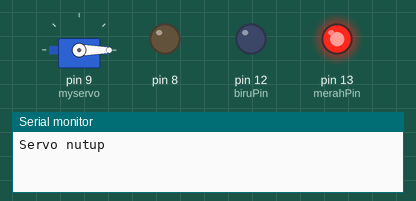
This sketch was run on a simulated Arduino Uno, built with avr-gcc and run on an emulated ATmega328P. Parts: servo, output pins drawn as LEDs (lit = HIGH), the last lines printed to the serial monitor.

Above: at 0.05 s.
At 3.05 s:
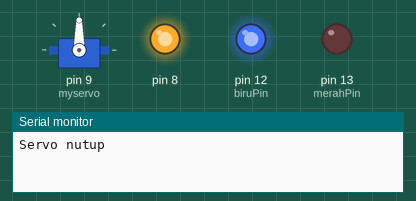
At 6.05 s:
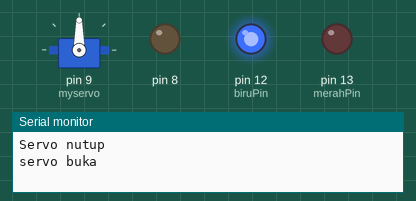
Timing chart, 0 to 7.9 s (numbered marks = the images above):
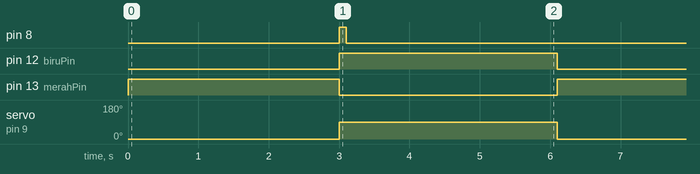

The sketch:

Komunikasi_Servo_dengan_indikator_lampu.ino
```cpp
#include <Servo.h>

const int merahPin = 13;
const int biruPin = 12;
Servo myservo;

void setup() {
  pinMode(merahPin, OUTPUT);
  pinMode(biruPin, OUTPUT);
  pinMode(8, OUTPUT);
  Serial.begin(9600);    // mulai komunikasi serial
  myservo.attach(9);     // sambungkan servo ke pin 9
}

void loop() {
  myservo.write(0);
  digitalWrite(merahPin, HIGH);
  Serial.println("Servo nutup");
  delay(3000);
  digitalWrite(merahPin, LOW);

  myservo.write(90);
  digitalWrite(biruPin, HIGH);
  digitalWrite(8, HIGH);
  delay(100);
  digitalWrite(8, LOW);
  Serial.println("servo buka");
  delay(3000);
  digitalWrite(biruPin, LOW);

}
```

Measured:
- by itself, pin 8: alternates HIGH for 0.10 s and LOW for 6.0 s
- by itself, pin 12 (biruPin): alternates HIGH for 3.1 s and LOW for 3.0 s
- by itself, pin 13 (merahPin): alternates HIGH for 3.0 s and LOW for 3.1 s
- by itself, servo on pin 9 (myservo): alternates 90° for 3.1 s and 0° for 3.0 s
